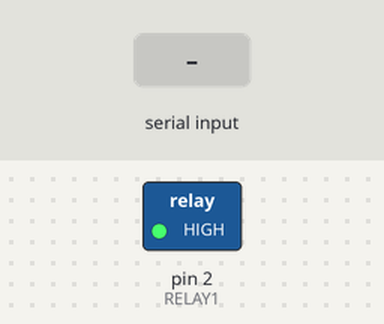
The sketch below on a simulated Arduino Uno, built with avr-gcc and run on an emulated ATmega328P. Parts: switched loads named in the sketch (green lamp = pin HIGH). The test bench sets the inputs (shaded band). What the sketch prints to the serial monitor is not drawn.

Above: at 1.2 s.
1.3 s: "buka\n" received over Serial
At 2.3 s:
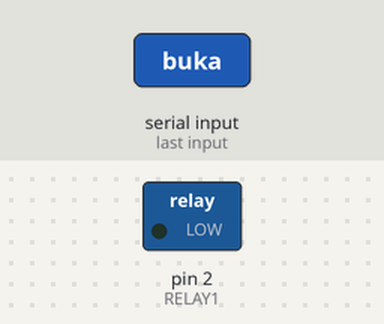
2.8 s: "tutup\n" received over Serial
At 3.5 s:
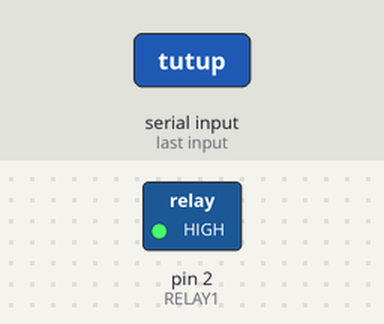
Timing chart, 0 to 5.8 s (numbered marks = the images above; inputs shaded):
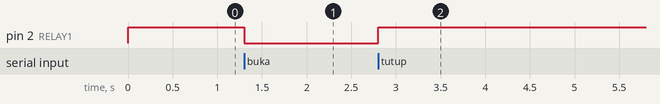

The sketch:

Solenoid.ino
```cpp
// Pin relay
#define RELAY1 2   // Relay channel 1 (solenoid door lock)

String inputData = "";

void setup() {
  // Set pin relay sebagai output
  pinMode(RELAY1, OUTPUT);

  // Relay biasanya aktif LOW (tergantung modul), kita matikan dulu
  digitalWrite(RELAY1, HIGH);

  // Serial monitor
  Serial.begin(115200);
  Serial.println("=== Kontrol Solenoid Door Lock ===");
  Serial.println("Ketik 'buka'  -> Solenoid terbuka");
  Serial.println("Ketik 'tutup' -> Solenoid terkunci");
}

void loop() {
  // Cek apakah ada data dari Serial Monitor
  if (Serial.available() > 0) {
    inputData = Serial.readStringUntil('\n'); // Baca input sampai Enter ditekan
    inputData.trim(); // hapus spasi/enter berlebih

    if (inputData.equalsIgnoreCase("buka")) {
      digitalWrite(RELAY1, LOW);   // Aktifkan relay (solenoid terbuka)
      Serial.println("🔓 Solenoid terbuka!");
    }
    else if (inputData.equalsIgnoreCase("tutup")) {
      digitalWrite(RELAY1, HIGH);  // Matikan relay (solenoid tertutup)
      Serial.println("🔒 Solenoid tertutup!");
    }
    else {
      Serial.println("⚠️ Perintah tidak dikenali. Ketik 'buka' atau 'tutup'.");
    }
  }
}
```

Measured:
- after the input at 1.3 s, pin 2 (RELAY1): HIGH → LOW at once
- after the input at 2.8 s, pin 2 (RELAY1): LOW → HIGH at once
